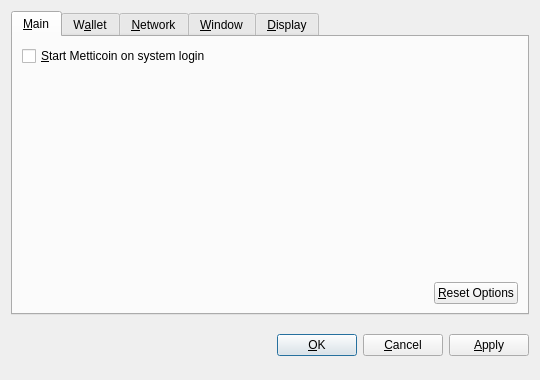
<?xml version="1.0" encoding="UTF-8"?>
<ui version="4.0">
 <class>OptionsDialog</class>
 <widget class="QDialog" name="OptionsDialog">
  <property name="geometry">
   <rect>
    <x>0</x>
    <y>0</y>
    <width>540</width>
    <height>380</height>
   </rect>
  </property>
  <property name="windowTitle">
   <string>Options</string>
  </property>
  <property name="modal">
   <bool>true</bool>
  </property>
  <layout class="QVBoxLayout" name="verticalLayout">
   <item>
    <widget class="QTabWidget" name="tabWidget">
     <property name="tabPosition">
      <enum>QTabWidget::North</enum>
     </property>
     <property name="currentIndex">
      <number>0</number>
     </property>
     <widget class="QWidget" name="tabMain">
      <attribute name="title">
       <string>&amp;Main</string>
      </attribute>
      <layout class="QVBoxLayout" name="verticalLayout_Main">
       <item>
        <widget class="QCheckBox" name="bitcoinAtStartup">
         <property name="toolTip">
          <string>Automatically start Metticoin after logging in to the system.</string>
         </property>
         <property name="text">
          <string>&amp;Start Metticoin on system login</string>
         </property>
        </widget>
       </item>
       <item>
        <spacer name="verticalSpacer_Main">
         <property name="orientation">
          <enum>Qt::Vertical</enum>
         </property>
         <property name="sizeHint" stdset="0">
          <size>
           <width>20</width>
           <height>40</height>
          </size>
         </property>
        </spacer>
       </item>
       <item>
        <layout class="QHBoxLayout" name="horizontalLayout_2_Main">
         <item>
          <spacer name="horizontalSpacer_2_Main">
           <property name="orientation">
            <enum>Qt::Horizontal</enum>
           </property>
           <property name="sizeHint" stdset="0">
            <size>
             <width>40</width>
             <height>20</height>
            </size>
           </property>
          </spacer>
         </item>
         <item>
          <widget class="QPushButton" name="resetButton">
           <property name="toolTip">
            <string>Reset all client options to default.</string>
           </property>
           <property name="text">
            <string>&amp;Reset Options</string>
           </property>
           <property name="autoDefault">
            <bool>false</bool>
           </property>
          </widget>
         </item>
        </layout>
       </item>
      </layout>
     </widget>
     <widget class="QWidget" name="tabWallet">
      <attribute name="title">
       <string>W&amp;allet</string>
      </attribute>
      <layout class="QVBoxLayout" name="verticalLayout_Network">
       <item>
        <widget class="QLabel" name="transactionFeeInfoLabel">
         <property name="text">
          <string>Optional transaction fee per kB that helps make sure your transactions are processed quickly. Most transactions are 1 kB.</string>
         </property>
         <property name="textFormat">
          <enum>Qt::PlainText</enum>
         </property>
         <property name="wordWrap">
          <bool>true</bool>
         </property>
        </widget>
       </item>
       <item>
        <layout class="QHBoxLayout" name="horizontalLayout_1_Main">
         <item>
          <widget class="QLabel" name="transactionFeeLabel">
           <property name="text">
            <string>Pay transaction &amp;fee</string>
           </property>
           <property name="textFormat">
            <enum>Qt::PlainText</enum>
           </property>
           <property name="buddy">
            <cstring>transactionFee</cstring>
           </property>
          </widget>
         </item>
         <item>
          <widget class="BitcoinAmountField" name="transactionFee"/>
         </item>
         <item>
          <spacer name="horizontalSpacer_1_Main">
           <property name="orientation">
            <enum>Qt::Horizontal</enum>
           </property>
           <property name="sizeHint" stdset="0">
            <size>
             <width>40</width>
             <height>20</height>
            </size>
           </property>
          </spacer>
         </item>
        </layout>
       </item>
       <item>
        <widget class="QLabel" name="label">
         <property name="text">
          <string>If you disable the spending of unconfirmed change, the change from a transaction cannot be used until that transaction has at least one confirmation. This also affects how your balance is computed.</string>
         </property>
         <property name="wordWrap">
          <bool>true</bool>
         </property>
        </widget>
       </item>
       <item>
        <widget class="QCheckBox" name="spendZeroConfChange">
         <property name="text">
          <string>Spend unconfirmed change  (experts only)</string>
         </property>
        </widget>
       </item>
       <item>
        <spacer name="verticalSpacer">
         <property name="orientation">
          <enum>Qt::Vertical</enum>
         </property>
         <property name="sizeHint" stdset="0">
          <size>
           <width>20</width>
           <height>40</height>
          </size>
         </property>
        </spacer>
       </item>
      </layout>
     </widget>
     <widget class="QWidget" name="tabNetwork">
      <attribute name="title">
       <string>&amp;Network</string>
      </attribute>
      <layout class="QVBoxLayout" name="verticalLayout_Network">
       <item>
        <widget class="QCheckBox" name="mapPortUpnp">
         <property name="toolTip">
          <string>Automatically open the Metticoin client port on the router. This only works when your router supports UPnP and it is enabled.</string>
         </property>
         <property name="text">
          <string>Map port using &amp;UPnP</string>
         </property>
        </widget>
       </item>
       <item>
        <widget class="QCheckBox" name="connectSocks">
         <property name="toolTip">
          <string>Connect to the Metticoin network through a SOCKS proxy (e.g. when connecting through Tor).</string>
         </property>
         <property name="text">
          <string>&amp;Connect through SOCKS proxy:</string>
         </property>
        </widget>
       </item>
       <item>
        <layout class="QHBoxLayout" name="horizontalLayout_Network">
         <item>
          <widget class="QLabel" name="proxyIpLabel">
           <property name="text">
            <string>Proxy &amp;IP:</string>
           </property>
           <property name="textFormat">
            <enum>Qt::PlainText</enum>
           </property>
           <property name="buddy">
            <cstring>proxyIp</cstring>
           </property>
          </widget>
         </item>
         <item>
          <widget class="QValidatedLineEdit" name="proxyIp">
           <property name="maximumSize">
            <size>
             <width>140</width>
             <height>16777215</height>
            </size>
           </property>
           <property name="toolTip">
            <string>IP address of the proxy (e.g. 127.0.0.1)</string>
           </property>
          </widget>
         </item>
         <item>
          <widget class="QLabel" name="proxyPortLabel">
           <property name="text">
            <string>&amp;Port:</string>
           </property>
           <property name="textFormat">
            <enum>Qt::PlainText</enum>
           </property>
           <property name="buddy">
            <cstring>proxyPort</cstring>
           </property>
          </widget>
         </item>
         <item>
          <widget class="QLineEdit" name="proxyPort">
           <property name="maximumSize">
            <size>
             <width>55</width>
             <height>16777215</height>
            </size>
           </property>
           <property name="toolTip">
            <string>Port of the proxy (e.g. 9050)</string>
           </property>
          </widget>
         </item>
         <item>
          <widget class="QLabel" name="socksVersionLabel">
           <property name="text">
            <string>SOCKS &amp;Version:</string>
           </property>
           <property name="textFormat">
            <enum>Qt::PlainText</enum>
           </property>
           <property name="buddy">
            <cstring>socksVersion</cstring>
           </property>
          </widget>
         </item>
         <item>
          <widget class="QValueComboBox" name="socksVersion">
           <property name="toolTip">
            <string>SOCKS version of the proxy (e.g. 5)</string>
           </property>
          </widget>
         </item>
         <item>
          <spacer name="horizontalSpacer_Network">
           <property name="orientation">
            <enum>Qt::Horizontal</enum>
           </property>
           <property name="sizeHint" stdset="0">
            <size>
             <width>40</width>
             <height>20</height>
            </size>
           </property>
          </spacer>
         </item>
        </layout>
       </item>
       <item>
        <spacer name="verticalSpacer_Network">
         <property name="orientation">
          <enum>Qt::Vertical</enum>
         </property>
         <property name="sizeHint" stdset="0">
          <size>
           <width>20</width>
           <height>40</height>
          </size>
         </property>
        </spacer>
       </item>
      </layout>
     </widget>
     <widget class="QWidget" name="tabWindow">
      <attribute name="title">
       <string>&amp;Window</string>
      </attribute>
      <layout class="QVBoxLayout" name="verticalLayout_Window">
       <item>
        <widget class="QCheckBox" name="minimizeToTray">
         <property name="toolTip">
          <string>Show only a tray icon after minimizing the window.</string>
         </property>
         <property name="text">
          <string>&amp;Minimize to the tray instead of the taskbar</string>
         </property>
        </widget>
       </item>
       <item>
        <widget class="QCheckBox" name="minimizeOnClose">
         <property name="toolTip">
          <string>Minimize instead of exit the application when the window is closed. When this option is enabled, the application will be closed only after selecting Quit in the menu.</string>
         </property>
         <property name="text">
          <string>M&amp;inimize on close</string>
         </property>
        </widget>
       </item>
       <item>
        <spacer name="verticalSpacer_Window">
         <property name="orientation">
          <enum>Qt::Vertical</enum>
         </property>
         <property name="sizeHint" stdset="0">
          <size>
           <width>20</width>
           <height>40</height>
          </size>
         </property>
        </spacer>
       </item>
      </layout>
     </widget>
     <widget class="QWidget" name="tabDisplay">
      <attribute name="title">
       <string>&amp;Display</string>
      </attribute>
      <layout class="QVBoxLayout" name="verticalLayout_Display">
       <item>
        <layout class="QHBoxLayout" name="horizontalLayout_1_Display">
         <item>
          <widget class="QLabel" name="langLabel">
           <property name="text">
            <string>User Interface &amp;language:</string>
           </property>
           <property name="textFormat">
            <enum>Qt::PlainText</enum>
           </property>
           <property name="buddy">
            <cstring>lang</cstring>
           </property>
          </widget>
         </item>
         <item>
          <widget class="QValueComboBox" name="lang">
           <property name="toolTip">
            <string>The user interface language can be set here. This setting will take effect after restarting Metticoin.</string>
           </property>
          </widget>
         </item>
        </layout>
       </item>
       <item>
        <layout class="QHBoxLayout" name="horizontalLayout_2_Display">
         <item>
          <widget class="QLabel" name="unitLabel">
           <property name="text">
            <string>&amp;Unit to show amounts in:</string>
           </property>
           <property name="textFormat">
            <enum>Qt::PlainText</enum>
           </property>
           <property name="buddy">
            <cstring>unit</cstring>
           </property>
          </widget>
         </item>
         <item>
          <widget class="QValueComboBox" name="unit">
           <property name="toolTip">
            <string>Choose the default subdivision unit to show in the interface and when sending coins.</string>
           </property>
          </widget>
         </item>
        </layout>
       </item>
       <item>
        <widget class="QCheckBox" name="displayAddresses">
         <property name="toolTip">
          <string>Whether to show Metticoin addresses in the transaction list or not.</string>
         </property>
         <property name="text">
          <string>&amp;Display addresses in transaction list</string>
         </property>
        </widget>
       </item>
       <item>
        <widget class="QCheckBox" name="coinControlFeatures">
         <property name="toolTip">
          <string>Whether to show coin control features or not.</string>
         </property>
         <property name="text">
          <string>Display coin &amp;control features (experts only!)</string>
         </property>
        </widget>
       </item>
       <item>
        <spacer name="verticalSpacer_Display">
         <property name="orientation">
          <enum>Qt::Vertical</enum>
         </property>
         <property name="sizeHint" stdset="0">
          <size>
           <width>20</width>
           <height>40</height>
          </size>
         </property>
        </spacer>
       </item>
      </layout>
     </widget>
    </widget>
   </item>
   <item>
    <layout class="QHBoxLayout" name="horizontalLayout_Buttons">
     <item>
      <spacer name="horizontalSpacer_1">
       <property name="orientation">
        <enum>Qt::Horizontal</enum>
       </property>
       <property name="sizeHint" stdset="0">
        <size>
         <width>40</width>
         <height>48</height>
        </size>
       </property>
      </spacer>
     </item>
     <item>
      <widget class="QLabel" name="statusLabel">
       <property name="font">
        <font>
         <weight>75</weight>
         <bold>true</bold>
        </font>
       </property>
       <property name="text">
        <string/>
       </property>
       <property name="textFormat">
        <enum>Qt::PlainText</enum>
       </property>
       <property name="wordWrap">
        <bool>true</bool>
       </property>
      </widget>
     </item>
     <item>
      <spacer name="horizontalSpacer_2">
       <property name="orientation">
        <enum>Qt::Horizontal</enum>
       </property>
       <property name="sizeHint" stdset="0">
        <size>
         <width>40</width>
         <height>48</height>
        </size>
       </property>
      </spacer>
     </item>
     <item>
      <widget class="QPushButton" name="okButton">
       <property name="text">
        <string>&amp;OK</string>
       </property>
      </widget>
     </item>
     <item>
      <widget class="QPushButton" name="cancelButton">
       <property name="text">
        <string>&amp;Cancel</string>
       </property>
       <property name="autoDefault">
        <bool>false</bool>
       </property>
      </widget>
     </item>
     <item>
      <widget class="QPushButton" name="applyButton">
       <property name="text">
        <string>&amp;Apply</string>
       </property>
       <property name="autoDefault">
        <bool>false</bool>
       </property>
      </widget>
     </item>
    </layout>
   </item>
  </layout>
 </widget>
 <customwidgets>
  <customwidget>
   <class>BitcoinAmountField</class>
   <extends>QSpinBox</extends>
   <header>bitcoinamountfield.h</header>
  </customwidget>
  <customwidget>
   <class>QValueComboBox</class>
   <extends>QComboBox</extends>
   <header>qvaluecombobox.h</header>
  </customwidget>
  <customwidget>
   <class>QValidatedLineEdit</class>
   <extends>QLineEdit</extends>
   <header>qvalidatedlineedit.h</header>
  </customwidget>
 </customwidgets>
 <resources/>
 <connections/>
</ui>
